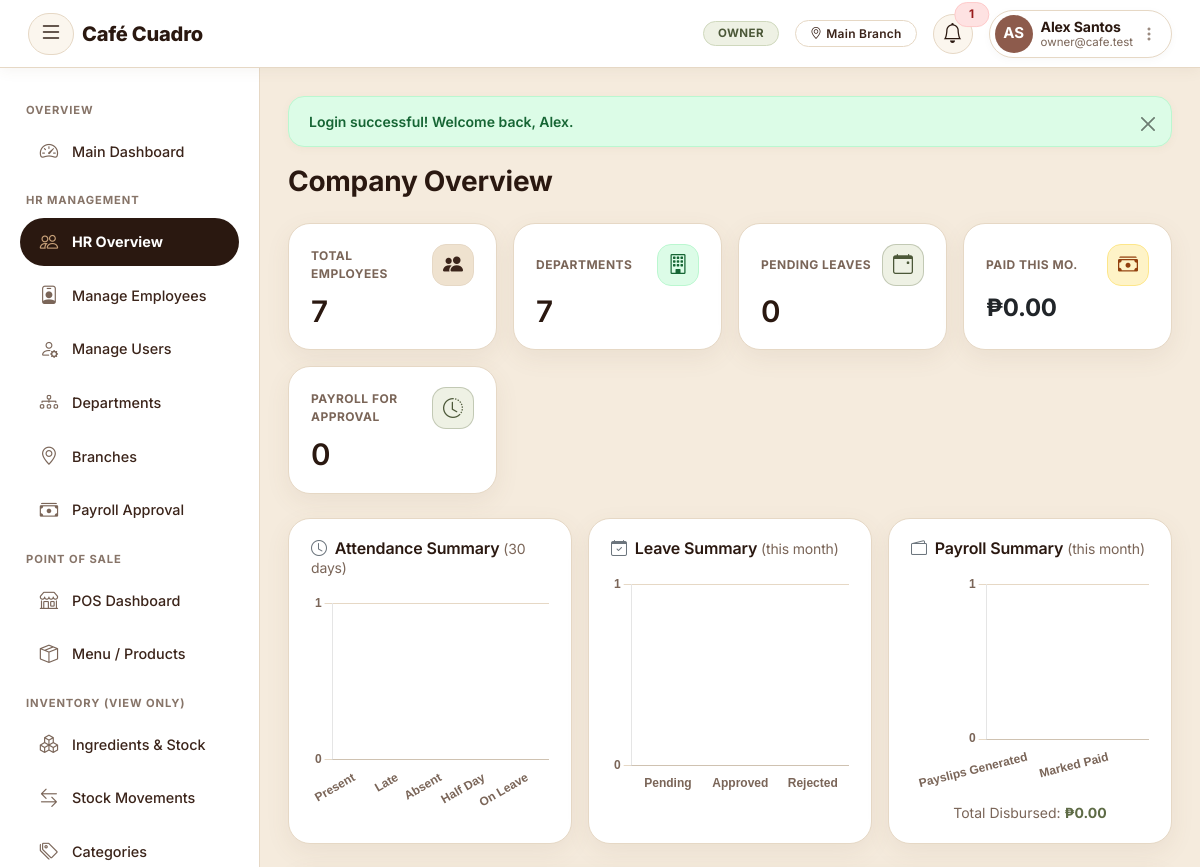
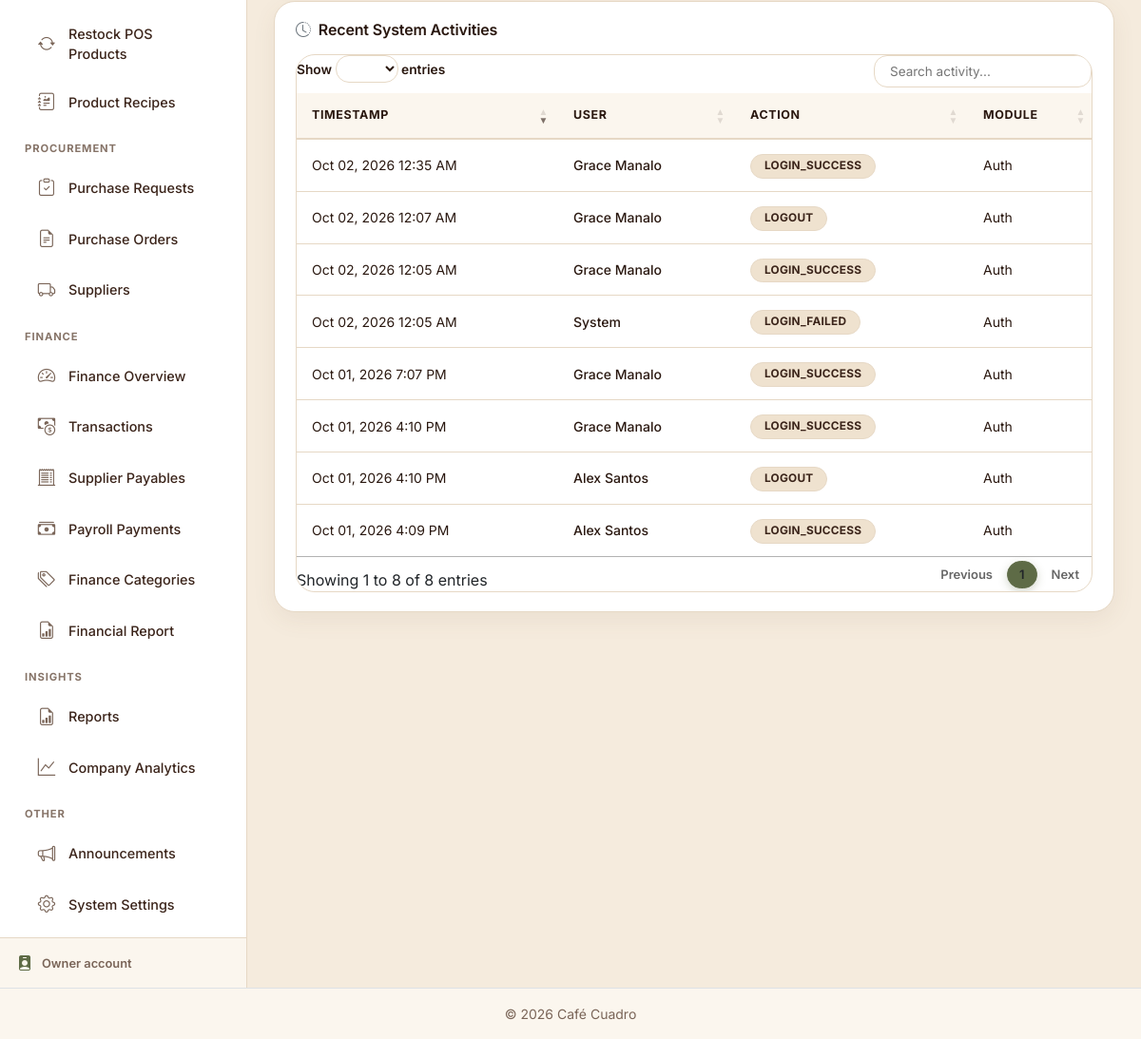
The page /owner/dashboard (signed in) on the database its author committed (2 pictures, top to bottom).
### tables this page shows
CREATE TABLE `branches` (
  `branch_id` int(11) NOT NULL,
  `branch_name` varchar(100) NOT NULL,
  `address` varchar(255) DEFAULT NULL,
  `contact_number` varchar(30) DEFAULT NULL,
  `latitude` decimal(10,7) DEFAULT NULL,
  `longitude` decimal(10,7) DEFAULT NULL,
  `status` enum('ACTIVE','INACTIVE') NOT NULL DEFAULT 'ACTIVE',
  `created_at` timestamp NOT NULL DEFAULT current_timestamp()
);

CREATE TABLE `audit_logs` (
  `log_id` int(11) NOT NULL,
  `user_id` int(11) DEFAULT NULL,
  `action` varchar(150) NOT NULL,
  `module` varchar(100) DEFAULT NULL,
  `details` text DEFAULT NULL,
  `ip_address` varchar(45) DEFAULT NULL,
  `created_at` timestamp NOT NULL DEFAULT current_timestamp()
);

CREATE TABLE `users` (
  `user_id` int(11) NOT NULL,
  `role_id` int(11) NOT NULL,
  `username` varchar(50) DEFAULT NULL,
  `email` varchar(150) NOT NULL,
  `password_hash` varchar(255) NOT NULL,
  `first_name` varchar(100) NOT NULL,
  `last_name` varchar(100) NOT NULL DEFAULT '',
  `phone` varchar(30) DEFAULT NULL,
  `status` enum('ACTIVE','INACTIVE','SUSPENDED') NOT NULL DEFAULT 'ACTIVE',
  `profile_photo` varchar(255) DEFAULT NULL,
  `last_login` datetime DEFAULT NULL,
  `reset_token` varchar(255) DEFAULT NULL,
  `token_expires_at` timestamp NULL DEFAULT NULL,
  `created_at` timestamp NOT NULL DEFAULT current_timestamp(),
  `updated_at` timestamp NOT NULL DEFAULT current_timestamp() ON UPDATE current_timestamp()
);

### modules/owner/dashboard.php (the view, shortened to what the rows shown need)
<?php
require_once __DIR__ . '/../../config/db.php';
require_once __DIR__ . '/../../includes/auth.php';
require_once __DIR__ . '/../../includes/functions.php';
$attendanceMap = ['PRESENT' => 0, 'LATE' => 0, 'ABSENT' => 0, 'HALF_DAY' => 0, 'ON_LEAVE' => 0];
$pendingLeaves = $pdo->query("SELECT COUNT(*) AS c FROM leave_requests WHERE status IN ('PENDING_MANAGER','PENDING_HR','PENDING_APPROVAL')")->fetch()['c'];
$approvedLeaves = $pdo->query("SELECT COUNT(*) AS c FROM leave_requests WHERE status='APPROVED' AND MONTH(filed_at)=MONTH(CURDATE()) AND YEAR(filed_at)=YEAR(CURDATE())")->fetch()['c'];
$rejectedLeaves = $pdo->query("SELECT COUNT(*) AS c FROM leave_requests WHERE status='REJECTED' AND MONTH(filed_at)=MONTH(CURDATE()) AND YEAR(filed_at)=YEAR(CURDATE())")->fetch()['c'];
$payslipsGenerated = $pdo->query("SELECT COUNT(*) AS c FROM payroll WHERE MONTH(generated_at)=MONTH(CURDATE()) AND YEAR(generated_at)=YEAR(CURDATE())")->fetch()['c'];
$payrollThisMonth = $pdo->query("SELECT COALESCE(SUM(net_pay),0) AS s, COUNT(*) AS c FROM payroll WHERE status='PAID' AND MONTH(released_at)=MONTH(CURDATE()) AND YEAR(released_at)=YEAR(CURDATE())")->fetch();
$payrollPaid = $payrollThisMonth['c'];
$recentActivity = $pdo->query("SELECT al.*, u.first_name, u.last_name FROM audit_logs al
    LEFT JOIN users u ON al.user_id=u.user_id ORDER BY al.created_at DESC LIMIT 8")->fetchAll();
require_once __DIR__ . '/../../includes/header.php';
?>
<script>
Chart.defaults.color = '#2a1810';
Chart.defaults.font.family = "'DM Sans', sans-serif";
const obBarAnimation = {
  duration: 1200,
  easing: 'easeOutQuart',
  delay: (ctx) => ctx.type === 'data' ? ctx.dataIndex * 120 : 0
};
const obBarOptions = (extra = {}) => Object.assign({
  responsive: true,
  maintainAspectRatio: false,
  animation: obBarAnimation,
  plugins: { legend: { display: false } },
  scales: {
    x: { grid: { display: false }, ticks: { color: '#7a6558', font: { weight: 600 } } },
    y: { beginAtZero: true, grid: { color: '#e6d8c5' }, ticks: { color: '#7a6558', font: { weight: 600 }, precision: 0 } }
  }
}, extra);
function obGradient(ctx, c1, c2) {
  const g = ctx.createLinearGradient(0, 0, 0, 220);
  g.addColorStop(0, c1);
  g.addColorStop(1, c2);
  return g;
}
const attCtx = document.getElementById('attendanceBarChart').getContext('2d');
new Chart(attCtx, {
  type: 'bar',
  data: {
    labels: ['Present', 'Late', 'Absent', 'Half Day', 'On Leave'],
    datasets: [{
      data: [
        <?= (int)$attendanceMap['PRESENT'] ?>, <?= (int)$attendanceMap['LATE'] ?>,
        <?= (int)$attendanceMap['ABSENT'] ?>, <?= (int)$attendanceMap['HALF_DAY'] ?>,
        <?= (int)$attendanceMap['ON_LEAVE'] ?>
      ],
      backgroundColor: [
        obGradient(attCtx, '#16a34a', '#22c55e'),
        obGradient(attCtx, '#d97706', '#fbbf24'),
        obGradient(attCtx, '#dc2626', '#f87171'),
        obGradient(attCtx, '#5e6b46', '#7d8b62'),
        obGradient(attCtx, '#8d5b4c', '#b37d6f')
      ],
      borderRadius: 8,
      borderSkipped: false,
      maxBarThickness: 40
    }]
  },
  options: obBarOptions()
});
const leaveCtx = document.getElementById('leaveBarChart').getContext('2d');
new Chart(leaveCtx, {
  type: 'bar',
  data: {
    labels: ['Pending', 'Approved', 'Rejected'],
    datasets: [{
      data: [<?= (int)$pendingLeaves ?>, <?= (int)$approvedLeaves ?>, <?= (int)$rejectedLeaves ?>],
      backgroundColor: [
        obGradient(leaveCtx, '#d97706', '#fbbf24'),
        obGradient(leaveCtx, '#16a34a', '#22c55e'),
        obGradient(leaveCtx, '#dc2626', '#f87171')
      ],
      borderRadius: 8,
      borderSkipped: false,
      maxBarThickness: 50
    }]
  },
  options: obBarOptions()
});
const payCtx = document.getElementById('payrollBarChart').getContext('2d');
new Chart(payCtx, {
  type: 'bar',
  data: {
    labels: ['Payslips Generated', 'Marked Paid'],
    datasets: [{
      data: [<?= (int)$payslipsGenerated ?>, <?= (int)$payrollPaid ?>],
      backgroundColor: [
        obGradient(payCtx, '#5e6b46', '#7d8b62'),
        obGradient(payCtx, '#2a1810', '#7a6558')
      ],
      borderRadius: 8,
      borderSkipped: false,
      maxBarThickness: 50
    }]
  },
  options: obBarOptions()
});
</script>
<div class="card border-0 shadow-sm rounded-3">
  <div class="card-body">
    <div class="table-responsive">
      <table id="recentActivityTable" class="table table-sm table-hover align-middle mb-0">
        <thead>
          <tr class="text-muted small">
            <th>Timestamp</th>
            <th>User</th>
            <th>Action</th>
            <th>Module</th>
          </tr>
        </thead>
        <tbody>
        <?php foreach ($recentActivity as $log): ?>
          <tr>
            <td class="small text-nowrap"><?= fdate($log['created_at'], 'M d, Y g:i A') ?></td>
            <td class="small fw-medium text-dark"><?= $log['user_id'] ? e($log['first_name'].' '.$log['last_name']) : 'System' ?></td>
            <td><span class="badge badge-mocha"><?= e($log['action']) ?></span></td>
            <td class="small text-muted"><?= e($log['module']) ?></td>
          </tr>
        <?php endforeach; ?>
        </tbody>
      </table>
    </div>
  </div>
</div>
<link rel="stylesheet" href="https://cdn.datatables.net/1.13.6/css/jquery.dataTables.min.css">
<?php require_once __DIR__ . '/../../includes/footer.php'; ?>

### includes/header.php (shortened to what the rows shown need)
<?php
$esc = function_exists('e') ? 'e' : 'clean';
$isOwnerTheme           = currentRoleId() == ROLE_OWNER;
$isEmployeeTheme        = currentRoleId() == ROLE_EMPLOYEE;
$isEmployeeManagerTheme = currentRoleId() == ROLE_EMPLOYEE_MANAGER;
$isHrManagerTheme       = currentRoleId() == ROLE_HR_MANAGER;
$isHrStaffTheme         = currentRoleId() == ROLE_HR_STAFF;
$isCafeTheme            = in_array(currentRoleId(), [ROLE_CASHIER, ROLE_INVENTORY_STAFF, ROLE_FINANCE_STAFF], true);
?>
<!DOCTYPE html>
<html lang="en">
<head>
<link rel="stylesheet" href="https://cdn.jsdelivr.net/npm/bootstrap@5.3.3/dist/css/bootstrap.min.css">
<link rel="stylesheet" href="https://cdn.jsdelivr.net/npm/bootstrap-icons@1.11.3/font/bootstrap-icons.css">
<link rel="stylesheet" href="<?= BASE_URL ?>assets/hrms/css/style.css?v=<?= ASSET_VER ?>">
<link rel="stylesheet" href="<?= BASE_URL ?>assets/inv/css/style.css?v=<?= ASSET_VER ?>">
<link rel="stylesheet" href="<?= BASE_URL ?>assets/shared/unified.css?v=<?= ASSET_VER ?>">
<link rel="stylesheet" href="<?= BASE_URL ?>assets/shared/responsive.css?v=<?= ASSET_VER ?>">
<link rel="stylesheet" href="<?= BASE_URL ?>assets/shared/roast-app.css?v=<?= ASSET_VER ?>">
</head>
<body class="unified-theme <?= $isOwnerTheme ? 'owner-theme' : ($isEmployeeTheme ? 'employee-theme' : ($isEmployeeManagerTheme ? 'employee-manager-theme' : ($isHrManagerTheme ? 'hr-manager-theme' : ($isHrStaffTheme ? 'hr-staff-theme' : ($isCafeTheme ? 'cafe-theme' : ''))))) ?>">
<nav class="navbar navbar-expand-lg app-navbar">
  <div class="container-fluid">
    <div class="ms-auto d-flex align-items-center gap-2 gap-md-3">
      <?php if (isLoggedIn()):
      ?>
        <span class="badge role-pill d-none d-sm-inline-block"><?= $esc(currentRoleName()) ?></span>
        <?php if (currentBranchName()): ?>
          <span class="badge branch-pill d-none d-md-inline-block"><i class="bi bi-geo-alt me-1"></i><?= $esc(currentBranchName()) ?></span>
        <?php endif; ?>
        <div class="dropdown">
          <a class="position-relative notif-bell-btn text-decoration-none" href="#" role="button" data-bs-toggle="dropdown" title="Notifications">
          </a>
        </div>
        <div class="dropdown">
          <a class="d-flex align-items-center text-decoration-none navbar-user-pill" href="#" role="button" data-bs-toggle="dropdown">
          </a>
        </div>
      <?php endif; ?>
    </div>
  </div>
</nav>
<div class="app-wrapper d-flex">
<?php require_once __DIR__ . '/sidebar.php'; ?>

### rows shown on the page
branches: branch_name "Main Branch"
audit_logs: created_at "Oct 02, 2026 12:35 AM", user.last_name "Grace Manalo", action "LOGIN_SUCCESS", module "Auth"
audit_logs: created_at "Oct 02, 2026 12:07 AM", user.last_name "Grace Manalo", action "LOGOUT", module "Auth"
audit_logs: created_at "Oct 02, 2026 12:05 AM", user.last_name "Grace Manalo", action "LOGIN_SUCCESS", module "Auth"
audit_logs: created_at "Oct 02, 2026 12:05 AM", shows "System", action "LOGIN_FAILED", module "Auth"
audit_logs: created_at "Oct 01, 2026 7:07 PM", user.last_name "Grace Manalo", action "LOGIN_SUCCESS", module "Auth"
audit_logs: created_at "Oct 01, 2026 4:10 PM", user.last_name "Grace Manalo", action "LOGIN_SUCCESS", module "Auth"
audit_logs: created_at "Oct 01, 2026 4:10 PM", user.last_name "Alex Santos", action "LOGOUT", module "Auth"
audit_logs: created_at "Oct 01, 2026 4:09 PM", user.last_name "Alex Santos", action "LOGIN_SUCCESS", module "Auth"

### other values the page prints
APP_NAME "Café Cuadro"
$esc(currentRoleName()) "OWNER"
$unreadCount "1"
$initials "AS"
$esc($_SESSION['full_name'] ?? '') "Alex Santos"
$esc($_SESSION['email'] ?? currentRoleName()) "owner@cafe.test"
$sidebarFooterLabel "Owner"
$f['message'] "Login successful! Welcome back, Alex."
$totalEmployees "7"
$totalDepartments "7"
$pendingLeaves "0"
fmoney($payrollThisMonth['s']) "₱0.00"
$payrollAwaitingApproval "0"
chart data {{ $attendanceMap['PRESENT'] }} 0
chart data {{ $attendanceMap['LATE'] }} 0
